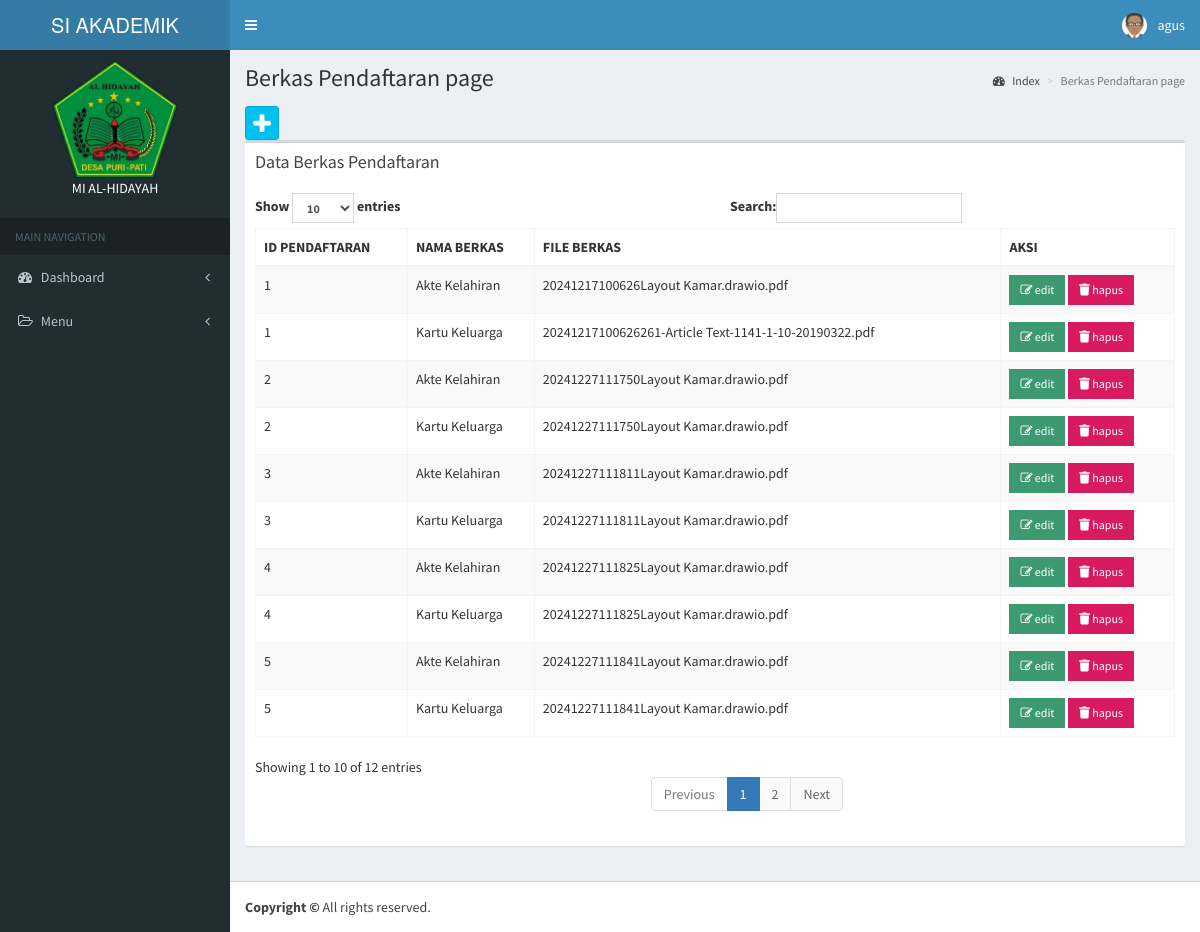
Page /app/berkas_pendaftaran/index.php (signed in) on the committed database.
### tables this page shows
CREATE TABLE `berkas_pendaftaran` (
  `id_berkas` int(11) NOT NULL,
  `id_pendaftaran` int(11) DEFAULT NULL,
  `nm_berkas` text DEFAULT NULL,
  `file_berkas` blob DEFAULT NULL
);

### config/config.php (called while the page is built, shortened)
<?php
function Url_web(){
    $xplode = explode("/", $_SERVER['REQUEST_URI']);
    return $xplode[1];
}
$defaul_uri = "/".Url_web();
$url = "http://".$_SERVER['SERVER_NAME'].":".$_SERVER['SERVER_PORT'].$defaul_uri;
function DB(){
    return ["localhost", "root", "", "vinka"];
}
function QueryManyData($sql){
    $conn = new mysqli(DB()[0], DB()[1], DB()[2], DB()[3]);
    $result = $conn->query($sql);
    return $result;
}
function Menu_active($menus){
    $string = str_replace("/".Url_web()."/app/", "", $_SERVER['REQUEST_URI']);
    $expl = explode("/", $string);
    $result = "";
    for($x = 0 ; $x < count($menus); $x ++){
        if ($expl[0] == $menus[$x]) {
            $result = "show";
        }
    }
    return $result;
}

### app/berkas_pendaftaran/index.php (the view, shortened to what this page needs)
<?php include_once '../template/header.php'; ?>
<?php include_once '../template/navbar.php'; ?>
<?php include_once '../template/sidebar.php'; ?>
<div class='content-wrapper'>
  <section class='content-header'>
    <h1>Berkas Pendaftaran page
    </h1>
    <ol class='breadcrumb'>
      <li><a href='#'><i class='fa fa-dashboard'></i> Index</a></li>
      <li class='active'>Berkas Pendaftaran page</li>
    </ol>
  </section>
  <section class='content'>
    <a class='btn btn-social-icon btn-info' data-toggle='tooltip' data-placement='top' title='Tambah data berkas_pendaftaran' href='<?= $url ?>/app/berkas_pendaftaran/tambah.php'><i class='fa fa-plus'></i></a>
    <div class='row'>
      <div class='col-xs-12'>
        <div class='box'>
          <div class='box-header'>
            <h3 class='box-title'>Data Berkas Pendaftaran</h3>
          </div>
          <div class='box-body'>
            <table id='example1' class='table table-bordered table-striped'>
              <thead>
                <tr>
                  <th>ID PENDAFTARAN</th>
                  <th>NAMA BERKAS</th>
                  <th>FILE BERKAS</th>
                  <th>AKSI</th>
                </tr>
              </thead>
              <tbody>
                <?php
                foreach (QueryManyData('SELECT * FROM berkas_pendaftaran') as $row) {
                ?>
                  <tr>
                    <td><?= $row['id_pendaftaran'] ?></td>
                    <td><?= $row['nm_berkas'] ?></td>
                    <td><?= $row['file_berkas'] ?></td>
                    <td>
                      <a href='<?= $url ?>/app/berkas_pendaftaran/edit.php?id_berkas_pendaftaran=<?= $row['id_berkas_pendaftaran'] ?>' class='btn bg-olive btn-flat btn-sm'><i class='fa fa-edit'></i> edit</a>
                      <button onclick='ConfirmDelete(<?= $row['id_berkas_pendaftaran'] ?>)' class='btn bg-maroon btn-flat btn-sm'>
                        <i class='fas fa-trash'></i>
                        hapus
                      </button>
                    </td>
                  </tr>
                <?php
                }
                ?>
              </tbody>
            </table>
          </div>
        </div>
      </div>
    </div>
</div>
<?php include_once '../template/footer.php'; ?>

### app/template/header.php (shortened to what this page needs)
<?php
	include '../../config/config.php';
?>
<!DOCTYPE html>
<html>
<head>
	<link rel="stylesheet" href="<?= $url ?>/assets/bootstrap/css/bootstrap.min.css">
	<link href="<?= $url ?>/assets/plugins/fontawesome-free/css/all.min.css" rel="stylesheet" type="text/css">
	<link rel="stylesheet" href="https://maxcdn.bootstrapcdn.com/font-awesome/4.4.0/css/font-awesome.min.css">
	<link rel="stylesheet" href="<?= $url ?>/assets/dist/js/font-awesome.js">
	<link rel="stylesheet" href="https://code.ionicframework.com/ionicons/2.0.1/css/ionicons.min.css">
	<link rel="stylesheet" href="<?= $url ?>/assets/dist/css/AdminLTE.min.css">
	<link rel="stylesheet" href="<?= $url ?>/assets/dist/css/skins/_all-skins.min.css">
</head>
<body class="hold-transition skin-blue sidebar-mini">
	<div class="wrapper">

### app/template/navbar.php (shortened to what this page needs)
<header class="main-header">
  <a href="<?= $url ?>/app/dashboard/index.php" class="logo">
    <span class="logo-lg" style="height: 140px;">SI AKADEMIK</span>
   </a>
  <nav class="navbar navbar-static-top" role="navigation">
    <a href="#" class="sidebar-toggle" data-toggle="offcanvas" role="button">&nbsp;&nbsp;&nbsp;&nbsp; </a>
    <div class="navbar-custom-menu">
      <ul class="nav navbar-nav">
        <li class="dropdown user user-menu">
          <a href="#" class="dropdown-toggle" data-toggle="dropdown">
            <img src="<?= $url ?>/assets/dist/img/avatar.png" class="user-image" alt="User Image">
            <span class="hidden-xs"><?= $_SESSION['username'] ?></span>
          </a>
        </li>
      </ul>
    </div>
  </nav>
</header>

### app/template/sidebar.php (shortened to what this page needs)
   <aside class="main-sidebar">
   	<section class="sidebar">
   		<div class="user-panel" style="text-align: center;">
	<img src="<?= $url ?>/assets/dist/img/logo-alhidayah.png" class="img" width="60%" alt="User Image">
	<p style="color: white;">
		MI AL-HIDAYAH
	</p>
</div>
   		<?php
	$dashboard = ["dashboard"];
	$data_menu = [
		'informasi_sekolah',
		'periode',
		'pendaftaran_siswa',
		'validasi_siswa_baru',
		'jenis_guru',
		'guru',
		'siswa',
		'kelas',
		'mapel',
		'plotting_jadwal',
		'kehadiran_siswa',
		'penilaian',
		'raport',
	];
	?>
   		<ul class="sidebar-menu">
   			<li class="header">MAIN NAVIGATION</li>
	<li class="treeview <?php if (Menu_active($dashboard) == "show") { echo "active";} ?>">
   				<a href="#">
   					<i class="fa fa-dashboard"></i> <span>Dashboard</span> <i class="fa fa-angle-left pull-right"></i>
   				</a>
   			</li>
   			<li class="treeview <?php if (Menu_active($data_menu) == "show") { echo "active"; } ?>">
   				<a href="#">
   					<i class="fa fa-folder-open-o"></i> <span>Menu</span> <i class="fa fa-angle-left pull-right"></i>
   				</a>
   			</li>
   		</ul>
   	</section>
   </aside>

### app/template/footer.php (shortened to what this page needs)
    <footer class="main-footer">
        <strong>Copyright &copy; </strong> All rights reserved.
    </footer>
  </body>
</html>

### rows in the picture
berkas_pendaftaran: id_pendaftaran "1", nm_berkas "Akte Kelahiran", file_berkas "20241217100626Layout Kamar.drawio.pdf"
berkas_pendaftaran: id_pendaftaran "1", nm_berkas "Kartu Keluarga", file_berkas "20241217100626261-Article Text-1141-1-10-20190322.pdf"
berkas_pendaftaran: id_pendaftaran "2", nm_berkas "Akte Kelahiran", file_berkas "20241227111750Layout Kamar.drawio.pdf"
berkas_pendaftaran: id_pendaftaran "2", nm_berkas "Kartu Keluarga", file_berkas "20241227111750Layout Kamar.drawio.pdf"
berkas_pendaftaran: id_pendaftaran "3", nm_berkas "Akte Kelahiran", file_berkas "20241227111811Layout Kamar.drawio.pdf"
berkas_pendaftaran: id_pendaftaran "3", nm_berkas "Kartu Keluarga", file_berkas "20241227111811Layout Kamar.drawio.pdf"
berkas_pendaftaran: id_pendaftaran "4", nm_berkas "Akte Kelahiran", file_berkas "20241227111825Layout Kamar.drawio.pdf"
berkas_pendaftaran: id_pendaftaran "4", nm_berkas "Kartu Keluarga", file_berkas "20241227111825Layout Kamar.drawio.pdf"
berkas_pendaftaran: id_pendaftaran "5", nm_berkas "Akte Kelahiran", file_berkas "20241227111841Layout Kamar.drawio.pdf"
berkas_pendaftaran: id_pendaftaran "5", nm_berkas "Kartu Keluarga", file_berkas "20241227111841Layout Kamar.drawio.pdf"

### other values in the picture
$_SESSION['username'] "agus"
